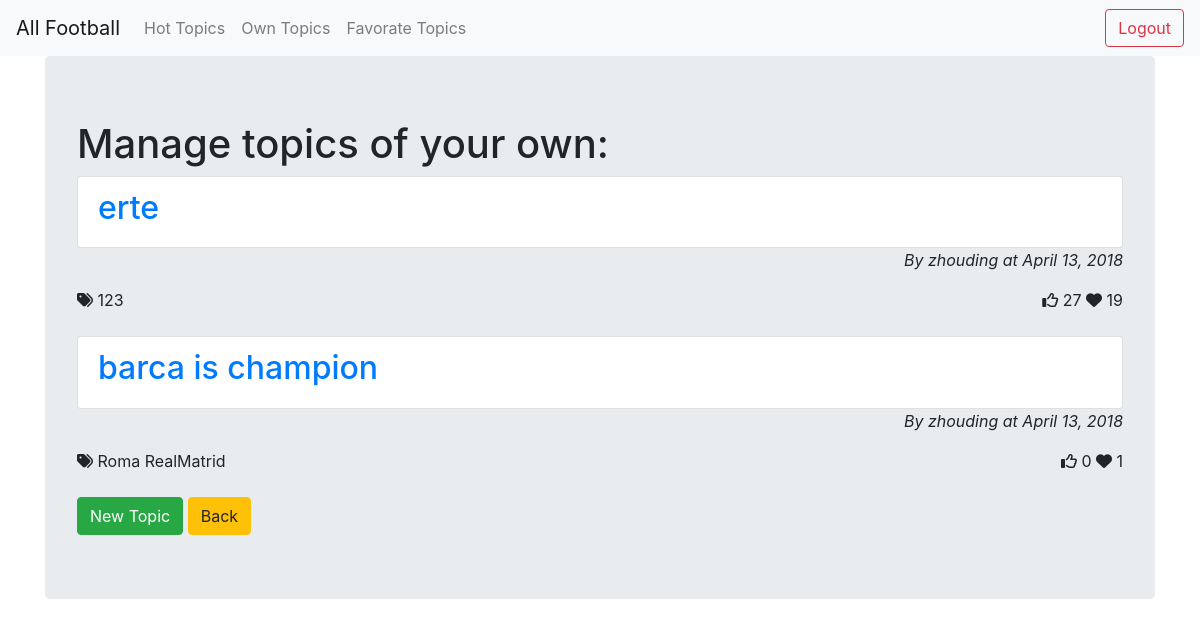
/favorate_topics/ (signed in), run on an earlier commit of the app's database.
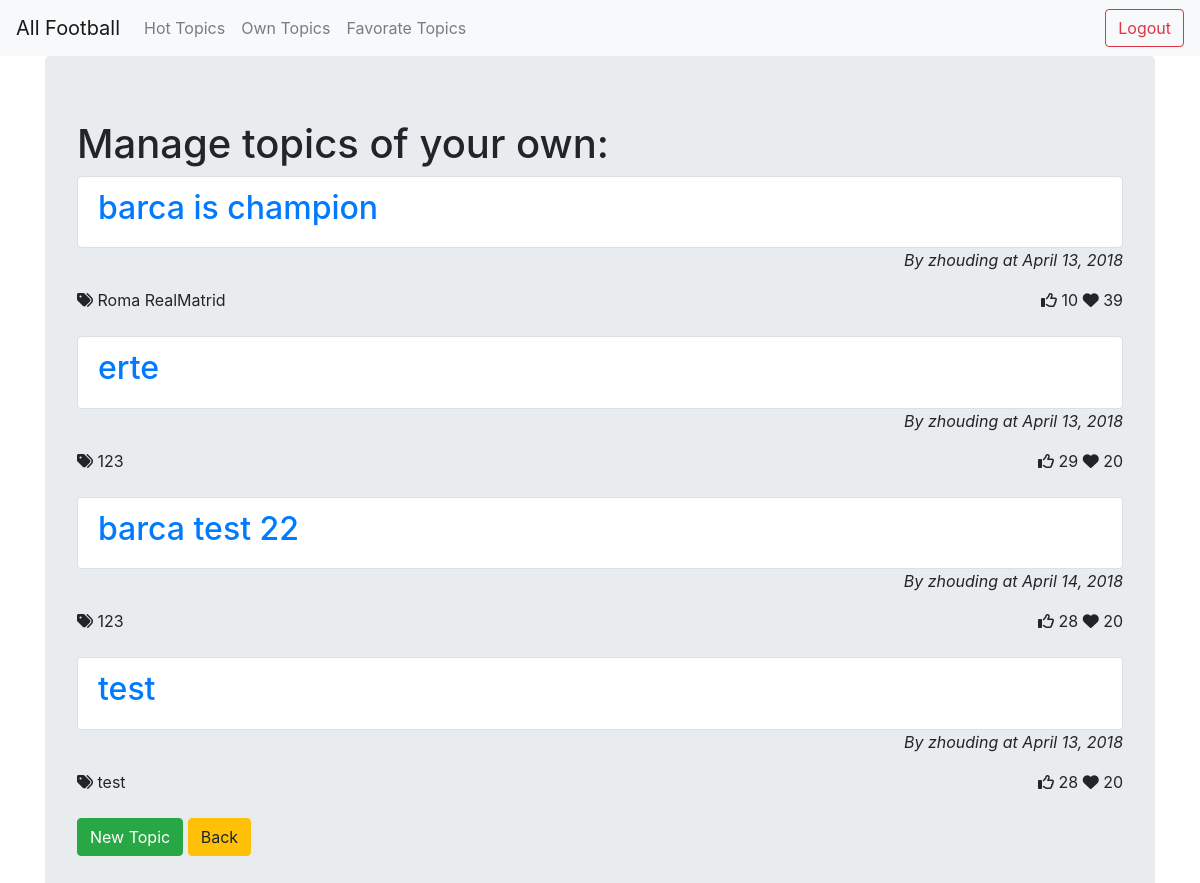
And on a later commit of the database.
### app/models.py (models this page shows, shortened)
class Topic(models.Model):
    title = models.CharField(max_length = 256)
    content = models.CharField(max_length = 3000)
    author = models.ForeignKey(User, related_name = 'author', on_delete=models.CASCADE)
    date = models.DateField(auto_now = False, auto_now_add = True)
    likes = models.BigIntegerField(blank=True, null=True)
    favorates = models.BigIntegerField(blank=True, null=True)
    favorate_by = models.ManyToManyField(User, blank=True)
    tags = models.ManyToManyField(Tag, blank=True)

class Tag(models.Model):
    label = models.CharField(max_length = 20)

### app/views.py (the view)
# urls.py: path('favorate_topics/', views.FavorateListView.as_view(), name='favorate_topics'),
class FavorateListView(ListView):
    model = models.Topic
    template_name = 'favorate_topics.html'
    context_object_name = 'topics'
    def get_queryset(self):
        user = self.request.user
        topics = user.topic_set.all().order_by('-favorates', '-likes', '-date')   #topic_set  -> auto create by manytomany fields
        return topics

### templates/favorate_topics.html (shortened to what this page needs)
{% extends "base.html" %}
{% block content %}
    <div class="jumbotron">
        <h1>Manage topics of your own:</h1>
        <ul class="list-group">
            {% for topic in topics %}
            <a href="{{ topic.id }}"><li class="list-group-item"><h2>{{ topic.title }}</h2></li></a>
            <em style="text-align:right"><p>By {{ topic.author.username }} at {{ topic.date }}</p></em>
            <div>
                <div style="float:left">
                    <i class="fa fa-tags" aria-hidden="true"></i>
                    {% for tag in topic.tags.all %}
                    {{ tag.label }}
                    {% endfor %}
                </div>
                <div style="float:right">
                    <i class="fa fa-thumbs-o-up" aria-hidden="true"></i>
                    {{ topic.likes }}
                    <i class="fa fa-heart" aria-hidden="true"></i>
                    {{ topic.favorates }}
                </div>
            </div>
            {% endfor %}
        </ul>
        <a href="{% url 'app:new_topic' %}"><button type="button" class="btn btn-success">New Topic</button></a>
        <a href="{% url 'app:topics' %}"><button type="button" class="btn btn-warning">Back</button></a>
    </div>
{% endblock %}

What changed in the data, as far as the page shows it:
changed Topic "barca is champion": likes "0" → "10"; favorates "1" → "39"; moves up the list
changed Topic "erte": likes "27" → "29"; favorates "19" → "20"
added Topic: title "barca test 22", author.username "zhouding", date "April 14, 2018", likes "28", favorates "20"
added Tag: label "123", shown under "barca test 22"
added Topic: title "test", author.username "zhouding", date "April 13, 2018", likes "28", favorates "20"
added Tag: label "test"
